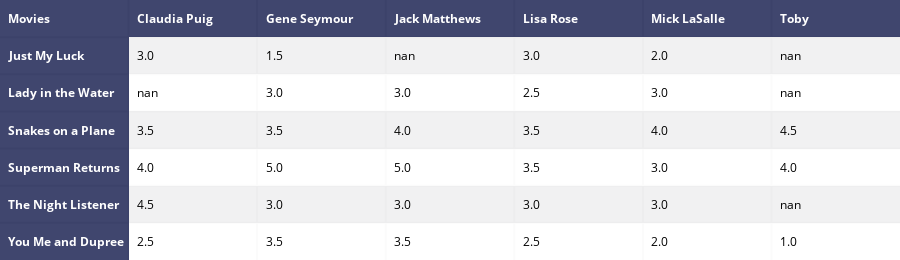

Notebook code for this chart:
### Markdown cell above
## User-based Collaborative Filtering using Euclidean Distance

### Code cell
critics_and_ratings = ratings.pivot_table(index = 'title', values='rating', columns='critic')
iplot(ff.create_table(critics_and_ratings, index=True, index_title='Movies'))

### Figure 1 — Plotly figure (JSON) as saved in the notebook; plotly's stock layout.template omitted (floating-point values rounded to 4 significant figures)
{"data": [{"colorscale": [[0, "#00083e"], [0.5, "#ededee"], [1, "#ffffff"]], "hoverinfo": "none", "opacity": 0.75, "showscale": false, "type": "heatmap", "uid": "5d5689d8-a612-4e5d-9277-34c55c1028b7", "z": [[0, 0, 0, 0, 0, 0, 0], [0, 0.5, 0.5, 0.5, 0.5, 0.5, 0.5], [0, 1, 1, 1, 1, 1, 1], [0, 0.5, 0.5, 0.5, 0.5, 0.5, 0.5], [0, 1, 1, 1, 1, 1, 1], [0, 0.5, 0.5, 0.5, 0.5, 0.5, 0.5], [0, 1, 1, 1, 1, 1, 1]]}], "layout": {"annotations": [{"align": "left", "font": {"color": "#ffffff"}, "showarrow": false, "text": "<b>Movies</b>", "x": -0.45, "xanchor": "left", "xref": "x", "y": 0, "yref": "y"}, {"align": "left", "font": {"color": "#ffffff"}, "showarrow": false, "text": "<b>Claudia Puig</b>", "x": 0.55, "xanchor": "left", "xref": "x", "y": 0, "yref": "y"}, {"align": "left", "font": {"color": "#ffffff"}, "showarrow": false, "text": "<b>Gene Seymour</b>", "x": 1.55, "xanchor": "left", "xref": "x", "y": 0, "yref": "y"}, {"align": "left", "font": {"color": "#ffffff"}, "showarrow": false, "text": "<b>Jack Matthews</b>", "x": 2.55, "xanchor": "left", "xref": "x", "y": 0, "yref": "y"}, {"align": "left", "font": {"color": "#ffffff"}, "showarrow": false, "text": "<b>Lisa Rose</b>", "x": 3.55, "xanchor": "left", "xref": "x", "y": 0, "yref": "y"}, {"align": "left", "font": {"color": "#ffffff"}, "showarrow": false, "text": "<b>Mick LaSalle</b>", "x": 4.55, "xanchor": "left", "xref": "x", "y": 0, "yref": "y"}, {"align": "left", "font": {"color": "#ffffff"}, "showarrow": false, "text": "<b>Toby</b>", "x": 5.55, "xanchor": "left", "xref": "x", "y": 0, "yref": "y"}, {"align": "left", "font": {"color": "#ffffff"}, "showarrow": false, "text": "<b>Just My Luck</b>", "x": -0.45, "xanchor": "left", "xref": "x", "y": 1, "yref": "y"}, {"align": "left", "font": {"color": "#000000"}, "showarrow": false, "text": "3.0", "x": 0.55, "xanchor": "left", "xref": "x", "y": 1, "yref": "y"}, {"align": "left", "font": {"color": "#000000"}, "showarrow": false, "text": "1.5", "x": 1.55, "xanchor": "left", "xref": "x", "y": 1, "yref": "y"}, {"align": "left", "font": {"color": "#000000"}, "showarrow": false, "text": "nan", "x": 2.55, "xanchor": "left", "xref": "x", "y": 1, "yref": "y"}, {"align": "left", "font": {"color": "#000000"}, "showarrow": false, "text": "3.0", "x": 3.55, "xanchor": "left", "xref": "x", "y": 1, "yref": "y"}, {"align": "left", "font": {"color": "#000000"}, "showarrow": false, "text": "2.0", "x": 4.55, "xanchor": "left", "xref": "x", "y": 1, "yref": "y"}, {"align": "left", "font": {"color": "#000000"}, "showarrow": false, "text": "nan", "x": 5.55, "xanchor": "left", "xref": "x", "y": 1, "yref": "y"}, {"align": "left", "font": {"color": "#ffffff"}, "showarrow": false, "text": "<b>Lady in the Water</b>", "x": -0.45, "xanchor": "left", "xref": "x", "y": 2, "yref": "y"}, {"align": "left", "font": {"color": "#000000"}, "showarrow": false, "text": "nan", "x": 0.55, "xanchor": "left", "xref": "x", "y": 2, "yref": "y"}, {"align": "left", "font": {"color": "#000000"}, "showarrow": false, "text": "3.0", "x": 1.55, "xanchor": "left", "xref": "x", "y": 2, "yref": "y"}, {"align": "left", "font": {"color": "#000000"}, "showarrow": false, "text": "3.0", "x": 2.55, "xanchor": "left", "xref": "x", "y": 2, "yref": "y"}, {"align": "left", "font": {"color": "#000000"}, "showarrow": false, "text": "2.5", "x": 3.55, "xanchor": "left", "xref": "x", "y": 2, "yref": "y"}, {"align": "left", "font": {"color": "#000000"}, "showarrow": false, "text": "3.0", "x": 4.55, "xanchor": "left", "xref": "x", "y": 2, "yref": "y"}, {"align": "left", "font": {"color": "#000000"}, "showarrow": false, "text": "nan", "x": 5.55, "xanchor": "left", "xref": "x", "y": 2, "yref": "y"}, {"align": "left", "font": {"color": "#ffffff"}, "showarrow": false, "text": "<b>Snakes on a Plane</b>", "x": -0.45, "xanchor": "left", "xref": "x", "y": 3, "yref": "y"}, {"align": "left", "font": {"color": "#000000"}, "showarrow": false, "text": "3.5", "x": 0.55, "xanchor": "left", "xref": "x", "y": 3, "yref": "y"}, {"align": "left", "font": {"color": "#000000"}, "showarrow": false, "text": "3.5", "x": 1.55, "xanchor": "left", "xref": "x", "y": 3, "yref": "y"}, {"align": "left", "font": {"color": "#000000"}, "showarrow": false, "text": "4.0", "x": 2.55, "xanchor": "left", "xref": "x", "y": 3, "yref": "y"}, {"align": "left", "font": {"color": "#000000"}, "showarrow": false, "text": "3.5", "x": 3.55, "xanchor": "left", "xref": "x", "y": 3, "yref": "y"}, {"align": "left", "font": {"color": "#000000"}, "showarrow": false, "text": "4.0", "x": 4.55, "xanchor": "left", "xref": "x", "y": 3, "yref": "y"}, {"align": "left", "font": {"color": "#000000"}, "showarrow": false, "text": "4.5", "x": 5.55, "xanchor": "left", "xref": "x", "y": 3, "yref": "y"}, {"align": "left", "font": {"color": "#ffffff"}, "showarrow": false, "text": "<b>Superman Returns</b>", "x": -0.45, "xanchor": "left", "xref": "x", "y": 4, "yref": "y"}, {"align": "left", "font": {"color": "#000000"}, "showarrow": false, "text": "4.0", "x": 0.55, "xanchor": "left", "xref": "x", "y": 4, "yref": "y"}, {"align": "left", "font": {"color": "#000000"}, "showarrow": false, "text": "5.0", "x": 1.55, "xanchor": "left", "xref": "x", "y": 4, "yref": "y"}, {"align": "left", "font": {"color": "#000000"}, "showarrow": false, "text": "5.0", "x": 2.55, "xanchor": "left", "xref": "x", "y": 4, "yref": "y"}, {"align": "left", "font": {"color": "#000000"}, "showarrow": false, "text": "3.5", "x": 3.55, "xanchor": "left", "xref": "x", "y": 4, "yref": "y"}, {"align": "left", "font": {"color": "#000000"}, "showarrow": false, "text": "3.0", "x": 4.55, "xanchor": "left", "xref": "x", "y": 4, "yref": "y"}, {"align": "left", "font": {"color": "#000000"}, "showarrow": false, "text": "4.0", "x": 5.55, "xanchor": "left", "xref": "x", "y": 4, "yref": "y"}, {"align": "left", "font": {"color": "#ffffff"}, "showarrow": false, "text": "<b>The Night Listener</b>", "x": -0.45, "xanchor": "left", "xref": "x", "y": 5, "yref": "y"}, {"align": "left", "font": {"color": "#000000"}, "showarrow": false, "text": "4.5", "x": 0.55, "xanchor": "left", "xref": "x", "y": 5, "yref": "y"}, {"align": "left", "font": {"color": "#000000"}, "showarrow": false, "text": "3.0", "x": 1.55, "xanchor": "left", "xref": "x", "y": 5, "yref": "y"}, {"align": "left", "font": {"color": "#000000"}, "showarrow": false, "text": "3.0", "x": 2.55, "xanchor": "left", "xref": "x", "y": 5, "yref": "y"}, {"align": "left", "font": {"color": "#000000"}, "showarrow": false, "text": "3.0", "x": 3.55, "xanchor": "left", "xref": "x", "y": 5, "yref": "y"}, {"align": "left", "font": {"color": "#000000"}, "showarrow": false, "text": "3.0", "x": 4.55, "xanchor": "left", "xref": "x", "y": 5, "yref": "y"}, {"align": "left", "font": {"color": "#000000"}, "showarrow": false, "text": "nan", "x": 5.55, "xanchor": "left", "xref": "x", "y": 5, "yref": "y"}, {"align": "left", "font": {"color": "#ffffff"}, "showarrow": false, "text": "<b>You Me and Dupree</b>", "x": -0.45, "xanchor": "left", "xref": "x", "y": 6, "yref": "y"}, {"align": "left", "font": {"color": "#000000"}, "showarrow": false, "text": "2.5", "x": 0.55, "xanchor": "left", "xref": "x", "y": 6, "yref": "y"}, {"align": "left", "font": {"color": "#000000"}, "showarrow": false, "text": "3.5", "x": 1.55, "xanchor": "left", "xref": "x", "y": 6, "yref": "y"}, {"align": "left", "font": {"color": "#000000"}, "showarrow": false, "text": "3.5", "x": 2.55, "xanchor": "left", "xref": "x", "y": 6, "yref": "y"}, {"align": "left", "font": {"color": "#000000"}, "showarrow": false, "text": "2.5", "x": 3.55, "xanchor": "left", "xref": "x", "y": 6, "yref": "y"}, {"align": "left", "font": {"color": "#000000"}, "showarrow": false, "text": "2.0", "x": 4.55, "xanchor": "left", "xref": "x", "y": 6, "yref": "y"}, {"align": "left", "font": {"color": "#000000"}, "showarrow": false, "text": "1.0", "x": 5.55, "xanchor": "left", "xref": "x", "y": 6, "yref": "y"}], "height": 260, "margin": {"b": 0, "l": 0, "r": 0, "t": 0}, "xaxis": {"dtick": 1, "gridwidth": 2, "showticklabels": false, "tick0": -0.5, "ticks": "", "zeroline": false}, "yaxis": {"autorange": "reversed", "dtick": 1, "gridwidth": 2, "showticklabels": false, "tick0": 0.5, "ticks": "", "zeroline": false}}}
